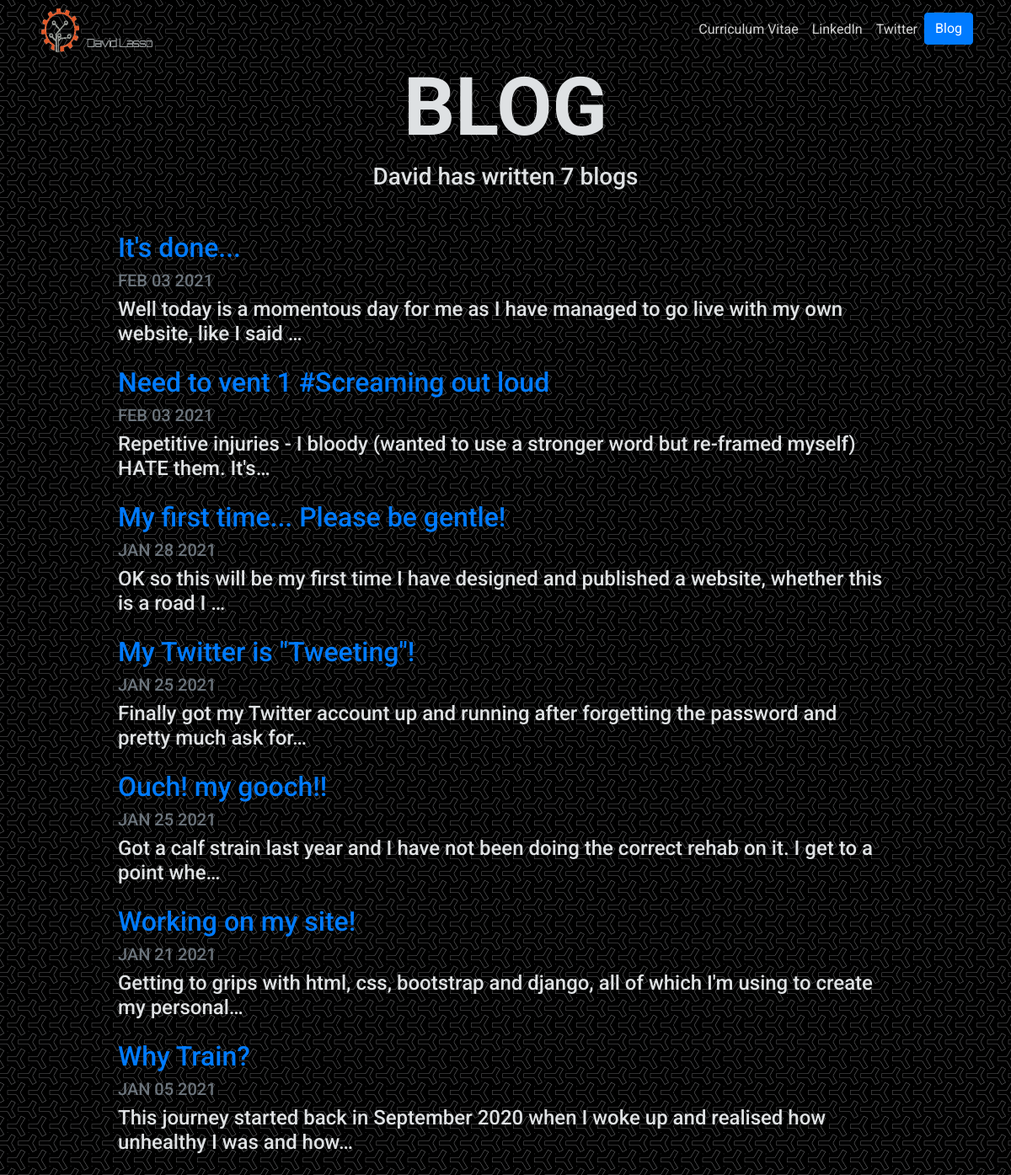
The page /blog/ on the database as committed earlier.
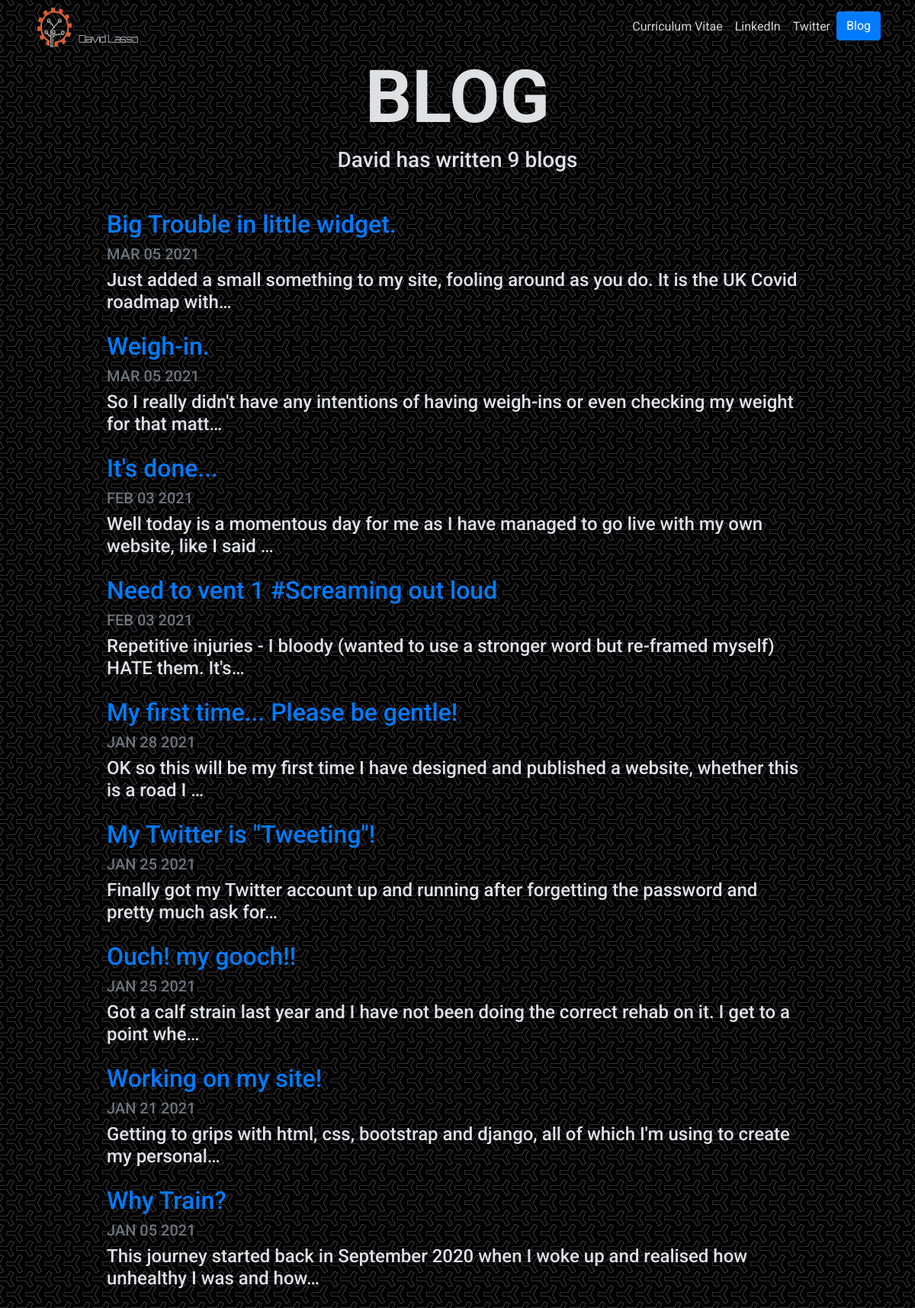
The same page on the database as committed later.
### blog/models.py (models this page shows, shortened)
class Blog(models.Model):
	title = models.CharField(max_length=200)
	description = models.TextField()
	date = models.DateField()

### blog/views.py (the view)
# urls.py: path('', views.all_blogs, name='all_blogs'),
def all_blogs(request):
	blogs = Blog.objects.order_by('-date')[:9]
	return render(request, 'blog/all_blogs.html', {'blogs':blogs})

### blog/templates/blog/all_blogs.html
{% extends 'wsite/base.html' %}
{% load static %}
{% block content %}
<h1 id="blogtitle" class="font-weight-bold text-center">BLOG</h1>
<h3 class="text-center mb-5">David has written {{ blogs.count }} blog{{ blogs.count|pluralize }}</h3>
{% for blog in blogs %}
<div class="row justify-content-center my-3">
  <div class="col-md-10">
    <a href="{% url 'blog:detail' blog.id %}">
      <h2>{{ blog.title }}</h2>
    </a>
    <h5 class="text-muted">{{ blog.date|date:'M d Y'|upper }}</h5>
    <h4>{{ blog.description|striptags|truncatechars:100 }}</h4>
  </div>
</div>
{% endfor %}
{% endblock %}

### wsite/templates/wsite/base.html (shortened to what this page needs)
{% load static %}
<!doctype html>
<html lang="en">
<head>
  <link rel="stylesheet" href="https://stackpath.bootstrapcdn.com/bootstrap/4.4.1/css/bootstrap.min.css">
  <link rel="stylesheet" href="{% static "wsite/custom.css" %}">
  <link rel="stylesheet" href="{% static "wsite/c19roadmap.css" %}">
</head>
  <body>
      <nav id="topNav" class="navbar navbar-expand-md navbar-dark">
    <div class="container">
      <a class="navbar-brand" href="{% url 'home' %}">
        <img src="{% static "wsite/dl1Logo.png" %}" width="140" height="60" class="d-inline-block align-top" alt="David's Logo">
      </a>
      <div class="collapse navbar-collapse text-center" id="navbarNav">
        <ul class="navbar-nav ml-auto">
          <li class="nav-item">
            <a class="nav-link" href="{% static "wsite/dl_CV_web.pdf" %}" target="blank">Curriculum Vitae</a>
          </li>
          <li class="nav-item">
            <a class="nav-link" href="https://www.linkedin.com/in/davidlasso/" target="_blank">LinkedIn</a>
          </li>
          <li class="nav-item">
            <a class="nav-link" href="https://twitter.com/dl5005" target="_blank">Twitter</a>
          </li>
          <li>
            <a role="button" href="{% url 'blog:all_blogs' %}" class="btn btn-primary">Blog</a>
          </li>
        </ul>
      </div>
    </div>
  </nav>
  <div class="container">
    {% block content %}{% endblock %}
  </div>
  </body>
</html>

### wsite/static/wsite/custom.css (style rules this page uses)
.navbar { margin: 0 !important; padding: 0px !important }
.navbar-nav .nav-link { color: rgba(211,211,211) !important; }
body { font-family: 'Roboto', sans-serif; color: rgba(222,225,227,3); background-image: url("y-so-serious.png"); }
#blogtitle { font-size: 6rem; }

Rows that differ between the two databases and show on the page:
added Blog: title "Big Trouble in little widget.", date "MAR 05 2021", description "Just added a small something to my site, fooling around as you do. It is the UK Covid roadmap with…"
added Blog: title "Weigh-in.", date "MAR 05 2021", description "So I really didn't have any intentions of having weigh-ins or even checking my weight for that matt…"
Other text that changed with them:
{{ blogs.count }}: "7" → "9"
